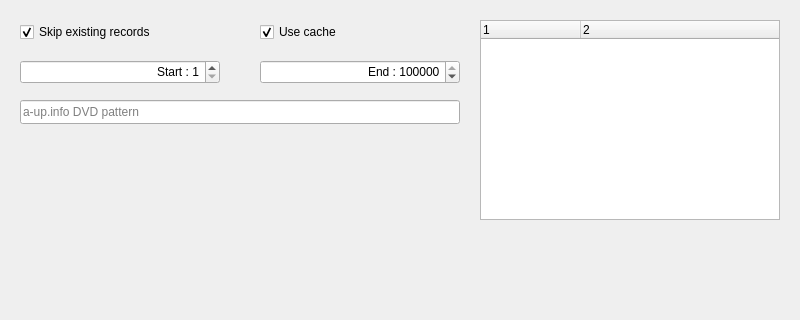
<?xml version="1.0" encoding="UTF-8"?>
<ui version="4.0">
 <class>AupInfoVideo</class>
 <widget class="QWidget" name="AupInfoVideo">
  <property name="geometry">
   <rect>
    <x>0</x>
    <y>0</y>
    <width>800</width>
    <height>320</height>
   </rect>
  </property>
  <property name="windowTitle">
   <string>Form</string>
  </property>
  <widget class="QSpinBox" name="AupInfoDvdStart">
   <property name="geometry">
    <rect>
     <x>20</x>
     <y>60</y>
     <width>200</width>
     <height>24</height>
    </rect>
   </property>
   <property name="alignment">
    <set>Qt::AlignRight|Qt::AlignTrailing|Qt::AlignVCenter</set>
   </property>
   <property name="prefix">
    <string>Start : </string>
   </property>
   <property name="minimum">
    <number>1</number>
   </property>
   <property name="maximum">
    <number>9999999</number>
   </property>
   <property name="value">
    <number>1</number>
   </property>
  </widget>
  <widget class="QSpinBox" name="AupInfoDvdFinish">
   <property name="geometry">
    <rect>
     <x>260</x>
     <y>60</y>
     <width>200</width>
     <height>24</height>
    </rect>
   </property>
   <property name="alignment">
    <set>Qt::AlignRight|Qt::AlignTrailing|Qt::AlignVCenter</set>
   </property>
   <property name="prefix">
    <string>End : </string>
   </property>
   <property name="minimum">
    <number>1</number>
   </property>
   <property name="maximum">
    <number>2000000</number>
   </property>
   <property name="value">
    <number>172000</number>
   </property>
  </widget>
  <widget class="QLineEdit" name="AupInfoDvdPattern">
   <property name="geometry">
    <rect>
     <x>20</x>
     <y>100</y>
     <width>440</width>
     <height>24</height>
    </rect>
   </property>
   <property name="placeholderText">
    <string>a-up.info DVD pattern</string>
   </property>
  </widget>
  <widget class="QCheckBox" name="AupInfoSkip">
   <property name="geometry">
    <rect>
     <x>20</x>
     <y>20</y>
     <width>200</width>
     <height>24</height>
    </rect>
   </property>
   <property name="text">
    <string>Skip existing records</string>
   </property>
   <property name="checked">
    <bool>true</bool>
   </property>
  </widget>
  <widget class="QTreeWidget" name="AupNames">
   <property name="geometry">
    <rect>
     <x>480</x>
     <y>20</y>
     <width>300</width>
     <height>200</height>
    </rect>
   </property>
   <property name="alternatingRowColors">
    <bool>true</bool>
   </property>
   <property name="rootIsDecorated">
    <bool>false</bool>
   </property>
   <property name="columnCount">
    <number>2</number>
   </property>
   <column>
    <property name="text">
     <string notr="true">1</string>
    </property>
   </column>
   <column>
    <property name="text">
     <string notr="true">2</string>
    </property>
   </column>
  </widget>
  <widget class="QCheckBox" name="AupInfoCache">
   <property name="geometry">
    <rect>
     <x>260</x>
     <y>20</y>
     <width>200</width>
     <height>24</height>
    </rect>
   </property>
   <property name="text">
    <string>Use cache</string>
   </property>
   <property name="checked">
    <bool>true</bool>
   </property>
  </widget>
 </widget>
 <resources/>
 <connections>
  <connection>
   <sender>AupInfoSkip</sender>
   <signal>stateChanged(int)</signal>
   <receiver>AupInfoVideo</receiver>
   <slot>AupValueChanged(int)</slot>
   <hints>
    <hint type="sourcelabel">
     <x>239</x>
     <y>31</y>
    </hint>
    <hint type="destinationlabel">
     <x>399</x>
     <y>159</y>
    </hint>
   </hints>
  </connection>
  <connection>
   <sender>AupInfoDvdStart</sender>
   <signal>valueChanged(int)</signal>
   <receiver>AupInfoVideo</receiver>
   <slot>AupValueChanged(int)</slot>
   <hints>
    <hint type="sourcelabel">
     <x>119</x>
     <y>71</y>
    </hint>
    <hint type="destinationlabel">
     <x>399</x>
     <y>159</y>
    </hint>
   </hints>
  </connection>
  <connection>
   <sender>AupInfoDvdFinish</sender>
   <signal>valueChanged(int)</signal>
   <receiver>AupInfoVideo</receiver>
   <slot>AupValueChanged(int)</slot>
   <hints>
    <hint type="sourcelabel">
     <x>359</x>
     <y>71</y>
    </hint>
    <hint type="destinationlabel">
     <x>399</x>
     <y>159</y>
    </hint>
   </hints>
  </connection>
  <connection>
   <sender>AupInfoDvdPattern</sender>
   <signal>editingFinished()</signal>
   <receiver>AupInfoVideo</receiver>
   <slot>AupChanged()</slot>
   <hints>
    <hint type="sourcelabel">
     <x>239</x>
     <y>111</y>
    </hint>
    <hint type="destinationlabel">
     <x>399</x>
     <y>159</y>
    </hint>
   </hints>
  </connection>
  <connection>
   <sender>AupNames</sender>
   <signal>itemDoubleClicked(QTreeWidgetItem*,int)</signal>
   <receiver>AupInfoVideo</receiver>
   <slot>NameClicked(QTreeWidgetItem*,int)</slot>
   <hints>
    <hint type="sourcelabel">
     <x>629</x>
     <y>159</y>
    </hint>
    <hint type="destinationlabel">
     <x>399</x>
     <y>159</y>
    </hint>
   </hints>
  </connection>
  <connection>
   <sender>AupInfoCache</sender>
   <signal>stateChanged(int)</signal>
   <receiver>AupInfoVideo</receiver>
   <slot>AupValueChanged(int)</slot>
   <hints>
    <hint type="sourcelabel">
     <x>359</x>
     <y>31</y>
    </hint>
    <hint type="destinationlabel">
     <x>399</x>
     <y>159</y>
    </hint>
   </hints>
  </connection>
 </connections>
</ui>
